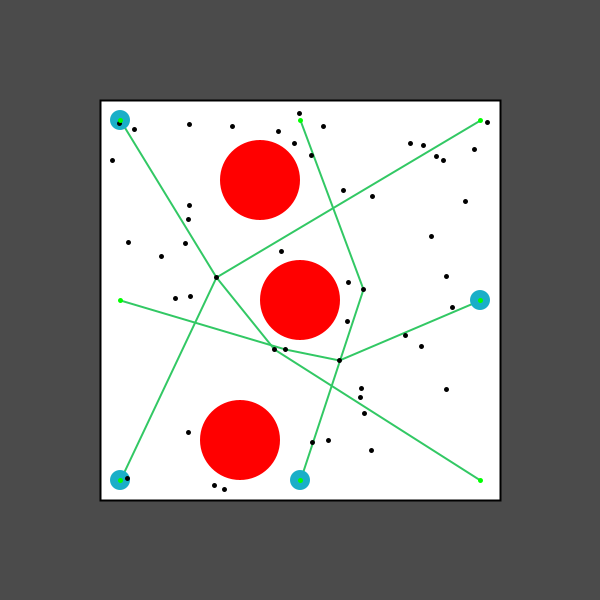
Frame 1 (no input)
Frame 60 (the mouse pressed at the canvas centre just before this capture): identical to frame 1, image omitted
Frame 120 (the mouse held since frame 60 and released just before this capture): identical to frame 1, image omitted

The Processing sketch that drew this single still picture (run headless with seeded random() and noise(); from frame 60 on, the mouse is pressed at the canvas centre):

// Processing sketch: Agents
// ── Agents.pde
import java.util.*;

double previousTime;
double currentTime;
double elapsedTime;
double timeFactor = 1000;

boolean paused = true;
boolean debug = false;
boolean validPath = false;

Random r = new Random();

double obstacleRadius = 2.0;
double agentRadius = 0.5;
double obstacleRadiusCSpace = obstacleRadius + agentRadius;
double idealAgentSpeed = 5.0;

int numPointsPRM = 50;
ArrayList<PVector> points; // PRM points
ArrayList<PVector> obstaclePositions;
ArrayList<Agent> agents;
ArrayList<GraphPoint> graphPoints; // PRM points including start and goal
ArrayList<GraphEdge> graphEdges; // Valid PRM edges
GraphPoint startGraphPoint;
GraphPoint goalGraphPoint;

// Helper variables
PVector ray = new PVector(0,0,0);
PVector rayToCenter = new PVector(0,0,0);
PVector deltaX = new PVector(0,0,0);
PVector deltaV = new PVector(0,0,0);
PVector zeroVector = new PVector(0,0,0);
double dist = 0.0;
double delta = 0.0;
double a = 0;
double b = 0;
double c = 0;
double part = 0;
double root = 0;
double secondRoot = 0;
double newCost = 0;
int pathLength = 0;
GraphPoint dummy = new GraphPoint(new PVector(0,0,0));

void setup() {
  size(600,600);
  
  // Initialize agents
  agents = new ArrayList<Agent>();
  Agent firstAgent = new Agent(new PVector(-9,-9,0), new PVector(9,9,0));
  agents.add(firstAgent);
  Agent secondAgent = new Agent(new PVector(0,-9,0), new PVector(0,9,0));
  agents.add(secondAgent);
  Agent thirdAgent = new Agent(new PVector(-9,9,0), new PVector(9,-9,0));
  agents.add(thirdAgent);
  Agent fourthAgent = new Agent(new PVector(9,0,0), new PVector(-9,0,0));
  agents.add(fourthAgent);
  
  // Initialize obstacles
  obstaclePositions = new ArrayList<PVector>();
  obstaclePositions.add(new PVector(0,0,0));
  obstaclePositions.add(new PVector(-2,6,0));
  obstaclePositions.add(new PVector(-3,-7,0));
  
  // Initialize list of PRM points
  points = new ArrayList<PVector>(numPointsPRM);
  for (int i = 0; i < numPointsPRM; i++) {
    points.add(new PVector(0,0,0));
  }
  
  // Initialize graph structures
  graphPoints = new ArrayList<GraphPoint>();
  graphEdges = new ArrayList<GraphEdge>();
  populatePRM();
  
  // Determine a path for each agent
  validPath = false;
  for (Agent a : agents) {
    makeGraph(a);
    a.validPath = findPathUniformCost(a);
  }
  
  // Initialize time
  previousTime = millis();
  
  // TODO calculate setup time?
}

// Randomly select valid points in configuration space
void populatePRM() {
  for(PVector p : points) {
    // Randomly select point within boundaries of configuration space
    p.x = r.nextFloat()*19-9.5;
    p.y = r.nextFloat()*19-9.5;
     
    // Keep points outside obstacles in configuration space
    for (PVector obstaclePosition : obstaclePositions) {
    dist = obstacleRadiusCSpace - p.dist(obstaclePosition);
      if (dist > 0) {
        // Point ray in correct direction
        ray.set(p);
        ray.sub(obstaclePosition);
        
        // Change magnitude of ray
        ray.setMag((float)obstacleRadiusCSpace + 0.1);
        
        // Move point
        p.set(obstaclePosition);
        p.add(ray);
      }
    }
  }
}

class Agent {
  PVector position;
  PVector velocity;
  PVector acceleration;
  PVector start;
  PVector goal;
  
  ArrayList<PVector> path;
  boolean validPath;
  boolean finished;
  int pathLength;
  int currentTargetNode;

  Agent(PVector s, PVector g) {
    this.position = s.copy();
    this.velocity = new PVector(0,0,0);
    this.acceleration = new PVector(0,0,0);
    this.start = s.copy();
    this.goal = g.copy();
    this.pathLength = 0;
    this.currentTargetNode = 0;
    this.validPath = false;
    this.finished = false;
  }
  
  void Draw() {
    ellipse(300+20*this.position.x,300-20*this.position.y,20,20);
  }
  
  void DrawStartAndGoal() {
    point(300+20*this.start.x,300-20*this.start.y);
    point(300+20*this.goal.x,300-20*this.goal.y);
  }
}

class GraphPoint implements Comparable<GraphPoint> {
  PVector position = new PVector(0,0,0);
  double cost;
  ArrayList<GraphPoint> neighbors; // List of neighbors
  GraphPoint previous;
  
  GraphPoint(PVector p) {
    this.position.set(p);
    this.cost = -1;
    this.neighbors = new ArrayList<GraphPoint>();
    this.previous = null;
  }
  
  void AddNeighbor(GraphPoint gp) {
    this.neighbors.add(gp);
  }
  
  @Override
  public int compareTo(GraphPoint other) {
    if (this.cost < other.cost) {
      return -1;
    } else {
      return 1;
    }
  }
}

class GraphEdge {
  PVector first = new PVector(0,0,0);
  PVector second = new PVector(0,0,0);
  
  GraphEdge(PVector a, PVector b) {
    first.set(a);
    second.set(b);
  }
  
  void Draw() {
    line(300+20*first.x,300-20*first.y,300+20*second.x,300-20*second.y);
  }
}

// Check if an edge between two points would go through an obstacle in configuration space
// Assume both points are outside any obstacle all obstacles are circular
// Returns true if edge intersects any obstacle
boolean testEdge(PVector first, PVector second) {
  for (PVector obstaclePosition : obstaclePositions) {
    // Determine ray pointing from first to second
    ray.set(second);
    ray.sub(first);
    
    // Determine ray pointing from first to center of circle
    rayToCenter.set(first);
    rayToCenter.sub(obstaclePosition);
    
    // Calculate quadratic coefficients
    a = ray.dot(ray);
    b = 2 * rayToCenter.dot(ray);
    c = rayToCenter.dot(rayToCenter)-obstacleRadiusCSpace*obstacleRadiusCSpace;
    
    // No collision if all solutions are imaginary
    part = b*b-4*a*c;
    if (part < 0) {
      continue;
    }
    
    // Solve quadratic equation
    part = sqrt((float)part);
    root = (-b+part)/(2*a);
    secondRoot = (-b-part)/(2*a);
    
    // Collision if either root falls between points
    if (root > 0.0 && root < 1.0) {
      return true;
    } else if (secondRoot > 0.0 && secondRoot < 1.0) {
      return true;
    }
  }
  
  return false;
}

// Construct graph from PRM points with edges that do not go through obstacles
void makeGraph(Agent agent) {
  // Clear lists
  graphPoints.clear();
  graphEdges.clear();
  
  GraphPoint newPoint;
  GraphEdge newEdge;
  
  // Add start point to graph
  startGraphPoint = new GraphPoint(agent.start);
  startGraphPoint.cost = 0;
  graphPoints.add(startGraphPoint);
  
  // Add goal point to graph
  goalGraphPoint = new GraphPoint(agent.goal);
  graphPoints.add(goalGraphPoint);
  
  // Add randomized points to graph
  for (PVector p : points) {
    newPoint = new GraphPoint(p);
    graphPoints.add(newPoint);
  }
  
  GraphPoint first;
  GraphPoint second;
  // Add all edges to graph that do not go through obstacle in configuration space
  for (int i = 0; i < numPointsPRM+1; i++) {
    first = graphPoints.get(i);
    for (int j = i+1; j < numPointsPRM+2; j++) {
      second = graphPoints.get(j);
      if (!testEdge(first.position,second.position)) {
        // Set graph points as neighbors
        first.AddNeighbor(second);
        second.AddNeighbor(first);
        
        // Add edge to list
        newEdge = new GraphEdge(first.position,second.position);
        graphEdges.add(newEdge);
      }
    }
  }
}

// Find path through graph with Uniform Cost Search
boolean findPathUniformCost(Agent agent) {  
  // Initialize queue
  PriorityQueue<GraphPoint> queue = new PriorityQueue<GraphPoint>();
  
  // Initialize list of explored points
  ArrayList<GraphPoint> exploredPoints = new ArrayList<GraphPoint>();
  
  GraphPoint currentPoint = startGraphPoint;
  while (!currentPoint.equals(goalGraphPoint)) {
    // Add current point to explored list
    exploredPoints.add(currentPoint);
    
    // Update each unexplored neighbor
    for (GraphPoint p : currentPoint.neighbors) {
      // Skip explored neighbors
      if (exploredPoints.contains(p)) {
        continue;
      }
      
      // Calculate cost to reach neighbor
      newCost = currentPoint.cost + currentPoint.position.dist(p.position);
      
      // Update neighbor and queue if new path is shortest path to neighbor
      if (newCost < p.cost || p.cost == -1) {
        // Remove neighbor from queue
        queue.remove(p);
        
        // Update lowest cost
        p.cost = newCost;
        
        // Set current point as new parent
        p.previous = currentPoint;
        
        // Add neighbor back to queue
        queue.offer(p);
      }
    }
    
    // Retrieve next point from queue
    if (queue.peek() != null) {
      currentPoint = queue.poll();
    } else {
      println("Unexpected null!");
      break;
    }
  }
  
  // Make sure path reaches goal
  if (!currentPoint.equals(goalGraphPoint)) {
    println("Could not find path to goal");
    return false;
  }
  
  // Send path to agent
  agent.path = new ArrayList<PVector>();
  while (currentPoint != null) {
    agent.path.add(currentPoint.position);
    currentPoint = currentPoint.previous;
  }
  Collections.reverse(agent.path);
  agent.position.set(agent.path.get(0));
  agent.finished = false;
  agent.pathLength = agent.path.size();
  agent.currentTargetNode = 1;
  return true;
}

double timeToAgentCollision(Agent firstAgent, Agent secondAgent) {
  // Compute difference in agent positions
  deltaX.set(secondAgent.position);
  deltaX.sub(firstAgent.position);
  
  // Compute c for quadratic equation
  c = deltaX.dot(deltaX) - 2*agentRadius;
  
  // Check if agents already colliding
  if (c < 0) {
    return 0;
  }
  
  // Compute velocity differential
  deltaV.set(firstAgent.position);
  deltaV.sub(secondAgent.position);
  
  // Compute a and b for quadratic equation
  a = deltaV.dot(deltaV);
  b = deltaX.dot(deltaV);
  
  // Return dummy value if no collision
  part = b*b - a*c;
  if (part <= 0) {
    return -1;
  }
  
  // Compute smaller root
  root = (b - sqrt((float)part))/a;
  
  // Return dummy value if collision in past
  if (root < 0) {
    return -1;
  }
  
  return root;
}

void timeToObstacleCollision(Agent agent, PVector obstaclePosition) {
}

void updateSim(double dt) {
  // Compute acceleration from goal force for each agent
  for (Agent a : agents) {
    // Skip if agent has reached final destination
    if (a.finished) {
      continue;
    }
    
    // Zero out acceleration
    a.acceleration.set(zeroVector);

    // Smooth path by targeting farthest visible node
    while (a.currentTargetNode < (a.pathLength-1)) {
      // Check if next node is obstructed
      if (testEdge(a.position, a.path.get(a.currentTargetNode+1))) {
        break;
      }
      
      a.currentTargetNode++;
    }
    
    deltaV.set(a.path.get(a.currentTargetNode));
    deltaV.sub(a.position);
    deltaV.setMag((float)idealAgentSpeed);
    deltaV.sub(a.velocity);
    deltaV.mult(3);
    a.acceleration.add(deltaV);
  }
  
  // Compute acceleration from avoidance behavior between each pair of agents based on TTC method
  int numAgents = agents.size();
  for (int i = 0; i < numAgents; i++) {
    for (int j = i+1; j < numAgents; j++) {
      
    }
  }
  
  // Update velocities and positions
  for (Agent a : agents) {
    // Skip if agent is finished
    if (a.finished) {
      continue;
    }
    
    deltaV.set(a.acceleration);
    deltaV.mult((float)dt);
    a.velocity.add(deltaV);
    deltaX.set(a.velocity);
    deltaX.mult((float)dt);
    a.position.add(deltaX);
  }
}

void drawSim() {
  // Draw boundaries
  fill(255);
  strokeWeight(2.0);
  stroke(0);
  beginShape();
  vertex(100,100);
  vertex(100,500);
  vertex(500,500);
  vertex(500,100);
  endShape(CLOSE);
  
  // Draw obstacles
  noStroke();
  fill(255,0,0);
  for (PVector obsPos : obstaclePositions) {
    ellipse(300+20*obsPos.x,300-20*obsPos.y,40*(float)obstacleRadius,40*(float)obstacleRadius);
  }
    
  if (debug) {
    stroke(100);
    strokeWeight(1);
    for (GraphEdge e : graphEdges) {
      e.Draw();
    }
    // Benchmarking
    println("Frame Rate: " + frameRate);
  }
  
  // Draw Paths
  stroke(50,200,100);
  strokeWeight(2);
  for (Agent a : agents) {
    // Skip agents without a valid path
    if (!a.validPath) {
      continue;
    }
    
    pathLength = a.path.size();
    for (int i = 0; i < pathLength-1; i++) {
      line(300+20*a.path.get(i).x,
           300-20*a.path.get(i).y,
           300+20*a.path.get(i+1).x,
           300-20*a.path.get(i+1).y);
    }
  }
  
  // Draw agents
  noStroke();
  fill(25,175,200);
  for (Agent a : agents) {
    a.Draw();
  }
  
  // Draw PRM
  strokeWeight(5);
  stroke(0);
  for (PVector p : points) {
    point(300+20*p.x,300-20*p.y);
  }
  
  // Draw start and goal for each agent
  stroke(0,255,0);
  for (Agent a : agents) {
    a.DrawStartAndGoal();
  }
}

void draw() {
  background(75);
  
  // Update time
  currentTime = millis();
  elapsedTime = currentTime - previousTime;
  previousTime = currentTime;
  
  if (!paused) {
    updateSim(elapsedTime/timeFactor);
  }
  
  drawSim();
}

void keyPressed() {
  switch (key) {
    case ' ':
      // TODO Calculate reset time?
      populatePRM();
      validPath = false;
      for (Agent a : agents) {
        makeGraph(a);
        a.validPath = findPathUniformCost(a);
      }
      break;
    case 'p':
      paused = !paused;
      break;
    case 'b':
      debug = !debug;
      break;
    default:
  }
}
